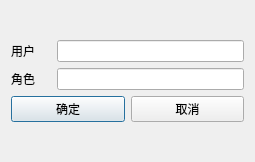
<?xml version="1.0" encoding="UTF-8"?>
<ui version="4.0">
 <class>URACreate</class>
 <widget class="QDialog" name="URACreate">
  <property name="geometry">
   <rect>
    <x>0</x>
    <y>0</y>
    <width>255</width>
    <height>162</height>
   </rect>
  </property>
  <property name="windowTitle">
   <string>Dialog</string>
  </property>
  <layout class="QVBoxLayout" name="verticalLayout_2">
   <item>
    <layout class="QVBoxLayout" name="verticalLayout">
     <item>
      <layout class="QHBoxLayout" name="horizontalLayout">
       <item>
        <widget class="QLabel" name="label">
         <property name="minimumSize">
          <size>
           <width>40</width>
           <height>0</height>
          </size>
         </property>
         <property name="text">
          <string>用户</string>
         </property>
        </widget>
       </item>
       <item>
        <widget class="QLineEdit" name="userEdit"/>
       </item>
      </layout>
     </item>
     <item>
      <layout class="QHBoxLayout" name="horizontalLayout_3">
       <item>
        <widget class="QLabel" name="label_2">
         <property name="minimumSize">
          <size>
           <width>40</width>
           <height>0</height>
          </size>
         </property>
         <property name="text">
          <string>角色</string>
         </property>
        </widget>
       </item>
       <item>
        <widget class="QLineEdit" name="roleEdit"/>
       </item>
      </layout>
     </item>
     <item>
      <layout class="QHBoxLayout" name="horizontalLayout_2">
       <item>
        <widget class="QPushButton" name="yesButton">
         <property name="text">
          <string>确定</string>
         </property>
        </widget>
       </item>
       <item>
        <widget class="QPushButton" name="closeButton">
         <property name="text">
          <string>取消</string>
         </property>
        </widget>
       </item>
      </layout>
     </item>
    </layout>
   </item>
  </layout>
 </widget>
 <resources/>
 <connections/>
</ui>
